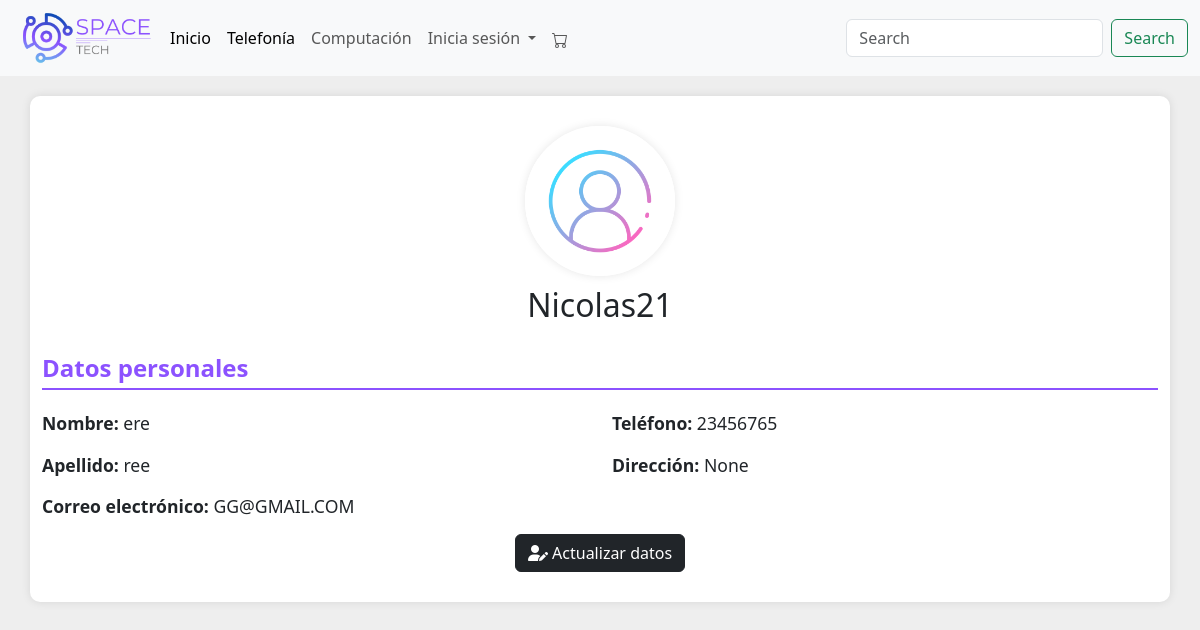
The page /profile/ (signed in) on the database its author committed.
### menu/models.py (models this page shows, shortened)
class Usuario(models.Model):
    ROLE_CHOICES = [
        ('ADMIN', 'Administrador'),
        ('BODEGA', 'Bodeguero'),
        ('CLIENT', 'Cliente'),
    ]
    nombre_usuario = models.CharField(max_length=30)
    nombre = models.CharField(max_length=30)
    apellido = models.CharField(max_length=30)
    email = models.EmailField(unique=True)
    tfno = models.CharField(max_length=8, verbose_name="Telefono")
    clave = models.CharField(max_length=30)
    confirmar_clave = models.CharField(max_length=30)
    direccion = models.CharField(max_length=255, verbose_name="Dirección", null=True, blank=True)
    role = models.CharField(max_length=6, choices=ROLE_CHOICES)

### menu/views.py (the view)
# urls.py: path('profile/', views.profile_view, name='profile'),
def profile_view(request):
    if request.user.is_authenticated:
        try:
            perfil_usuario = Usuario.objects.get(email=request.user.email)
        except Usuario.DoesNotExist:
            perfil_usuario = None
        return render(request, 'profile.html', {'perfil_usuario': perfil_usuario})
    else:
        return redirect('login')

### menu/context_processors.py (called while the page is built)
def carrito_items_count(request):
    if request.user.is_authenticated:
        try:
            carrito = Carrito.objects.get(usuario=request.user)
            count = CarritoItem.objects.filter(carrito=carrito).count()
        except Carrito.DoesNotExist:
            count = 0
    else:
        count = 0
    return {
        'carrito_items_count': count
    }

### menu/templates/profile.html (shortened to what this page needs)
<!DOCTYPE html>
<html lang="es">
<head>
    {% load static %}
    <link href="https://cdn.jsdelivr.net/npm/bootstrap@5.3.3/dist/css/bootstrap.min.css" rel="stylesheet">
    <link rel="stylesheet" href="https://cdnjs.cloudflare.com/ajax/libs/font-awesome/6.0.0-beta3/css/all.min.css" />
</head>
<body>
    {% include "plantilla/menu.html" %}
    <div class="container profile-container">
        <div class="profile-header">
            <img src="{% static 'img/login.png' %}" alt="Foto del usuario" class="profile-photo">
            <h2 class="profile-title">{{ perfil_usuario.nombre_usuario }}</h2>
        </div>
        <div class="profile-info">
            <h3 class="section-title">Datos personales</h3>
            <div class="row">
                <div class="col-md-6">
                    <p><strong>Nombre:</strong> {{ perfil_usuario.nombre }}</p>
                    <p><strong>Apellido:</strong> {{ perfil_usuario.apellido }}</p>
                    <p><strong>Correo electrónico:</strong> {{ perfil_usuario.email|upper }}</p>
                </div>
                <div class="col-md-6">
                    <p><strong>Teléfono:</strong> {{ perfil_usuario.tfno }}</p>
                    <p><strong>Dirección:</strong> {{ perfil_usuario.direccion }}</p>
                </div>
            </div>
        </div>
        <div class="text-center">
            <a href="{% url 'update_profile' %}" class="btn btn-dark"><i class="fas fa-user-edit"></i> Actualizar datos</a>
        </div>
    </div>
</body>
</html>

### menu/templates/profile.html (style rules this page uses)
body { background-color: #eff0f1; font-family: Arial, sans-serif; }
.profile-container { max-width: 700px; margin: auto; background-color: #fff; padding: 30px; border-radius: 10px; box-shadow: 0 0 10px rgba(0, 0, 0, 0.1); margin-top: 20px; }
.profile-header { text-align: center; margin-bottom: 30px; }
.profile-photo { width: 150px; height: 150px; object-fit: cover; border-radius: 50%; border: 5px solid #fff; box-shadow: 0 0 10px rgba(0, 0, 0, 0.1); }
.profile-title { margin-top: 10px; font-size: 2rem; color: #212529; }
.profile-info { margin-top: 30px; }
.profile-info p { font-size: 1.1rem; margin-bottom: 15px; color: #212529; }
.section-title { font-size: 1.5rem; font-weight: bold; color: #8C52FF; margin-bottom: 20px; border-bottom: 2px solid #8C52FF; padding-bottom: 5px; }

### rows shown on the page
Usuario: nombre_usuario "Nicolas21", nombre "ere", apellido "ree", email "GG@GMAIL.COM", tfno "23456765", direccion "None"
